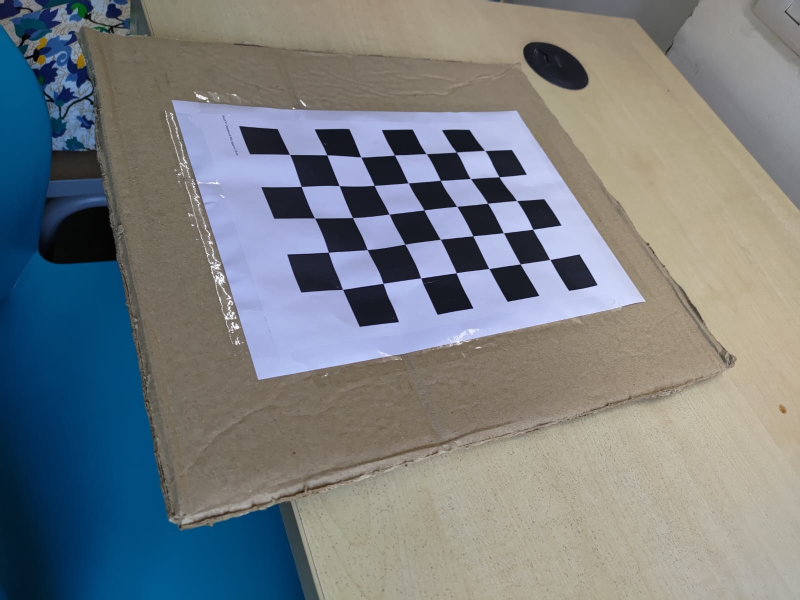
#> input picture cv assignment 2/cv_data_1/IMG-20230409-WA0001.jpg, 1600 x 1200 px (shown at 1/2 size); its folder holds 4 pictures in this run
$ python Q1.py
#> lines starting #> are read from the running program, lines starting #| are printed output that depends on the picture; after the words box and inside, x2 and y2 are one past the last pixel; in counts of white or black regions, pixels touching at a corner belong together
# %% [markdown]
# # Section 1
# # 1.1

# %%
import matplotlib.pyplot as plt
import numpy as np
import cv2
import glob
import os
import seaborn as sns
import pandas as pd
import random
import time

# %%
obj_points=np.zeros((35,3),np.float32)
obj_points[:,:2]=np.mgrid[0:7,0:5].T.reshape(-1,2)
world_points=[]
image_points=[]
for imgpath in glob.glob("cv_data_1/*.jpg"):
    img=cv2.imread(imgpath)
#> img is the input picture: shape (1200, 1600, 3); mean B, G, R 129.4, 125.9, 120.2
    gray=cv2.cvtColor(img,cv2.COLOR_BGR2GRAY)
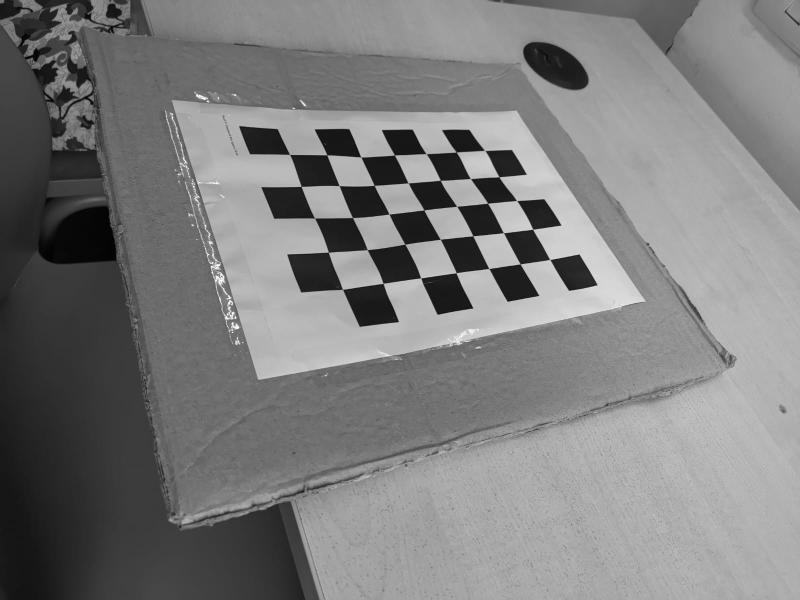
#> gray: shape (1200, 1600) (shown at 1/2 size); min 0, max 255, mean 124.6
    ret,corners=cv2.findChessboardCorners(gray,(7,5),None)
#> ret = True; corners = 35 rows, first 8: [579.6, 309.3], [654, 310.4], [722, 314.3], [789.2, 310.5], [852.7, 307.7], [912.7, 305], [969.6, 301.3], [602.7, 373.4]
    if ret==True:
        world_points.append(obj_points)
        corners=cv2.cornerSubPix(gray,corners,(9,9),(-1,-1),criteria=(cv2.TERM_CRITERIA_EPS+cv2.TERM_CRITERIA_MAX_ITER,100,0.001))
#> corners = 35 rows, first 8: [579.6, 309.3], [654.1, 310.3], [722.2, 314.4], [789.3, 310.5], [852.6, 307.7], [912.9, 304.6], [969.9, 301.4], [602.8, 373.3]
        image_points.append(corners)
        cv2.drawChessboardCorners(img,(7,5),corners,ret)
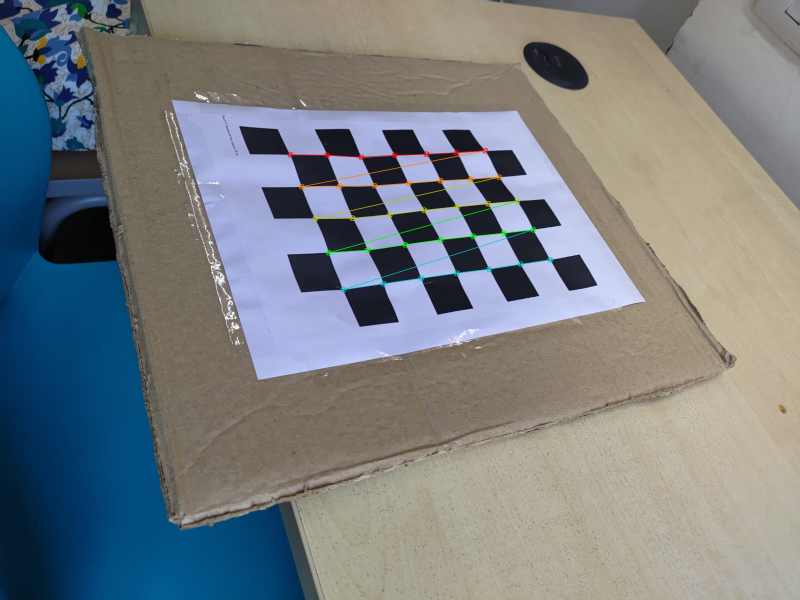
#> img: shape (1200, 1600, 3) (shown at 1/2 size); 0.7% of pixels changed, all inside (x1, y1, x2, y2) = (574, 295, 1107, 586)
        cv2.namedWindow("img",cv2.WND_PROP_FULLSCREEN)
        cv2.setWindowProperty("img",cv2.WND_PROP_FULLSCREEN,cv2.WINDOW_FULLSCREEN)
        cv2.imshow("img",img)
        cv2.waitKey(500)
        time.sleep(1)
#> pass 2 of the loop `for imgpath in glob.glob("cv_data_1/*.jpg"):`:
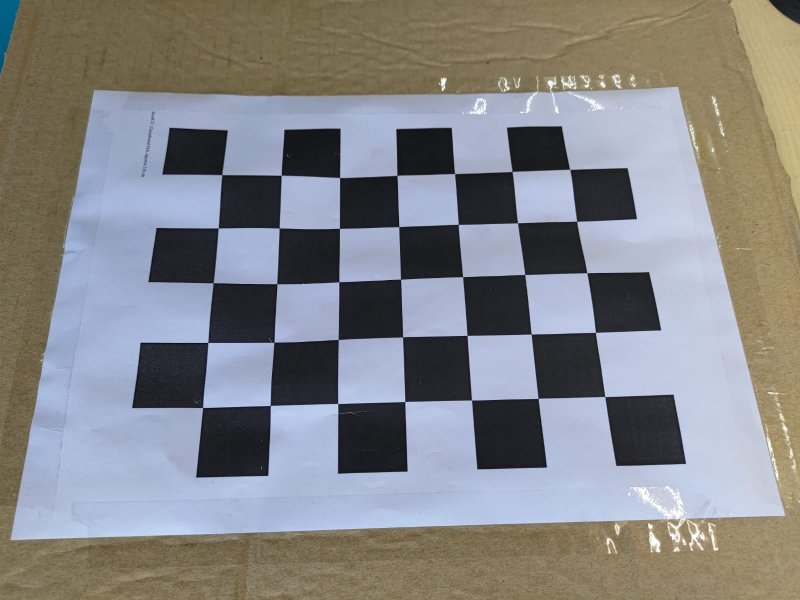
#> input picture cv assignment 2/cv_data_1/IMG-20230409-WA0002.jpg, 1600 x 1200 px (shown at 1/2 size)
#> img is the input picture: shape (1200, 1600, 3); mean B, G, R 134.5, 132.8, 132.6
#> `gray=cv2.cvtColor(img,cv2.COLOR_BGR2GRAY)`:
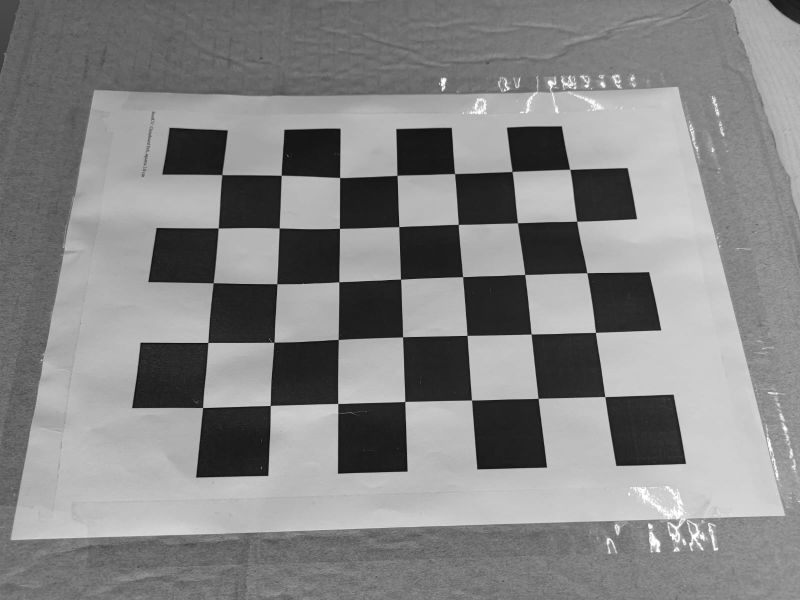
#> gray: shape (1200, 1600) (shown at 1/2 size); min 4, max 255, mean 132.9
#> `ret,corners=cv2.findChessboardCorners(gray,(7,5),None)`: corners = 35 rows, first 8: [444.5, 349.8], [562.7, 351.4], [679.6, 355.4], [794.4, 351.3], [909.6, 347.6], [1024.3, 343.5], [1139.9, 339.4], [437, 456.4]
#> `corners=cv2.cornerSubPix(gray,corners,(9,9),(-1,-1),criteria=(cv2.TERM..`: corners = 35 rows, first 8: [444.4, 349.8], [562.9, 351], [679.7, 355.5], [794.5, 351.2], [909.6, 347.6], [1024.5, 343.4], [1139.9, 339.2], [436.9, 456.5]
#> img: shape (1200, 1600, 3); 1.2% of pixels changed, all inside (x1, y1, x2, y2) = (400, 333, 1217, 823)
#> pass 3 of the loop `for imgpath in glob.glob("cv_data_1/*.jpg"):`:
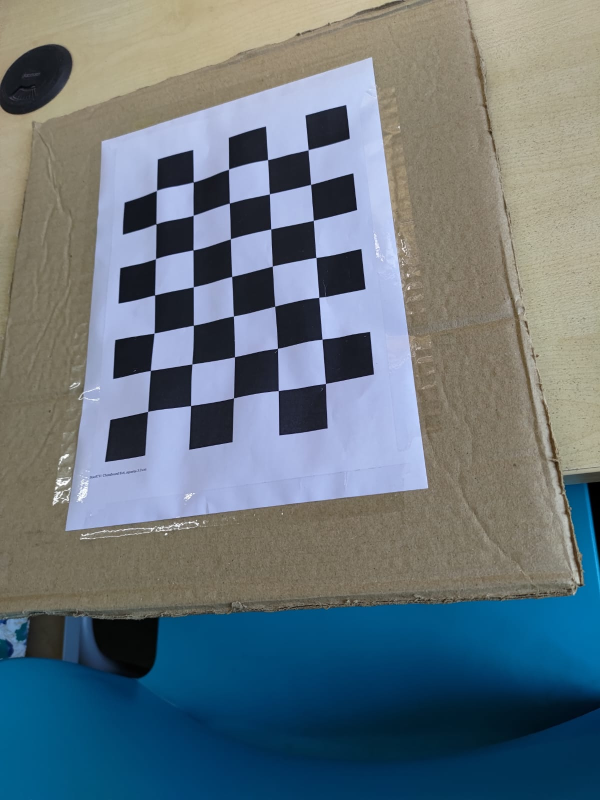
#> input picture cv assignment 2/cv_data_1/IMG-20230409-WA0003.jpg, 1200 x 1600 px (shown at 1/2 size)
#> img is the input picture: shape (1600, 1200, 3); mean B, G, R 125.5, 117.5, 103.6
#> `gray=cv2.cvtColor(img,cv2.COLOR_BGR2GRAY)`:
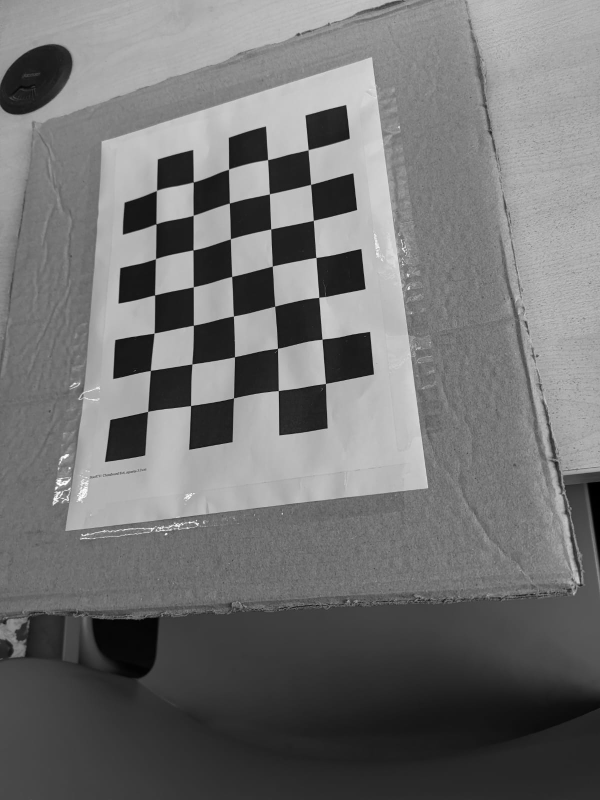
#> gray: shape (1600, 1200) (shown at 1/2 size); min 0, max 255, mean 114.3
#> `ret,corners=cv2.findChessboardCorners(gray,(7,5),None)`: corners = 35 rows, first 8: [616.7, 300.2], [621.8, 369.4], [627.2, 441.2], [632.5, 515.5], [638, 595.3], [644.6, 678.8], [651.4, 767.5], [535.7, 319.6]
#> `corners=cv2.cornerSubPix(gray,corners,(9,9),(-1,-1),criteria=(cv2.TERM..`: corners = 35 rows, first 8: [616.7, 299.9], [621.7, 369.3], [627.1, 441.3], [632.4, 515.4], [638.2, 595.2], [644.5, 678.8], [651.4, 767.4], [535.7, 319.8]
#> img: shape (1600, 1200, 3); 0.78% of pixels changed, all inside (x1, y1, x2, y2) = (290, 294, 658, 830)
#> the loop made 4 passes; the first 3 are shown
time.sleep(1)
cv2.destroyAllWindows()
ret,K,dist,rvecs,tvecs=cv2.calibrateCamera(world_points,image_points,gray.shape[::-1],None,None)
print("Intrinsic Matrix: ")
print(K)
print("Skew: ", K[0][1])
print("Focal Length: ", K[0][0], K[1][1])
print("Principal Point: ", K[0][2], K[1][2])
for i in range(len(rvecs)):
    print("For Image ", i+1, ": ")
    print("Rotation Vector: ", rvecs[i],sep="\n")
    print("Translation Vector: ", tvecs[i],sep="\n")
print("Radial Distortion Coefficients: ")
print(dist)

# %% [markdown]
# # 1.3

# %%
i=1
temp_count=0
for imgpath in glob.glob("cv_data_1/*.jpg"):
    if temp_count>=5:
        break
    temp_count+=1
    img=cv2.imread(imgpath)
    newK,_=cv2.getOptimalNewCameraMatrix(K,dist,(img.shape[1],img.shape[0]),1,(img.shape[1],img.shape[0]))
    undist=cv2.undistort(img,K,dist,None,newK)
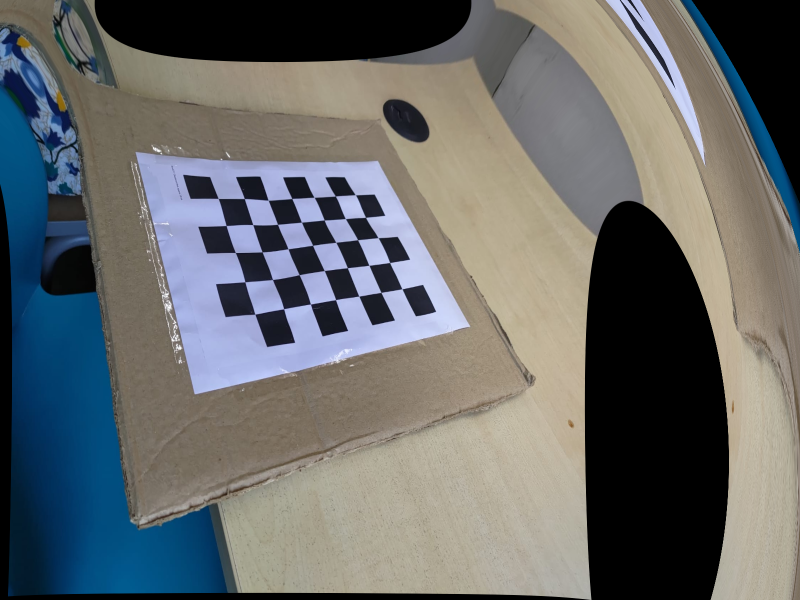
#> undist: shape (1200, 1600, 3) (shown at 1/2 size); mean B, G, R 105.9, 105.7, 102.9
    cv2.imwrite("undistorted"+str(i)+".jpg",undist)
    reimg=cv2.resize(undist,(int(undist.shape[1]*0.6),int(undist.shape[0]*0.6)))
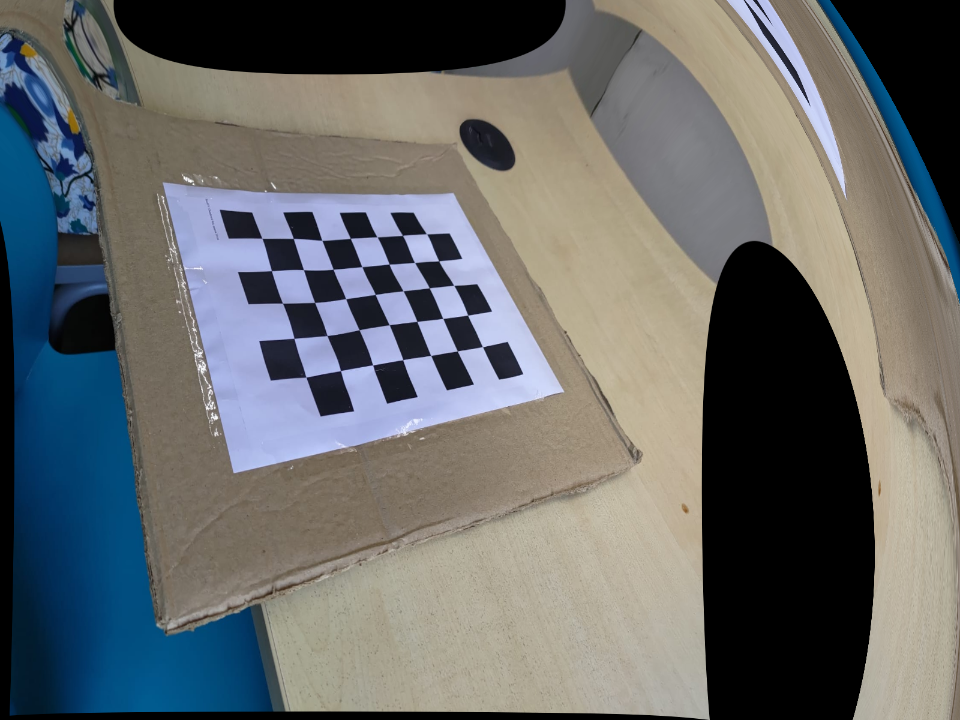
#> reimg: shape (720, 960, 3); mean B, G, R 105.8, 105.7, 102.9
    cv2.namedWindow("undistorted",cv2.WND_PROP_FULLSCREEN)
    cv2.setWindowProperty("undistorted",cv2.WND_PROP_FULLSCREEN,cv2.WINDOW_FULLSCREEN)
    cv2.imshow("undistorted",reimg)
    cv2.waitKey(500)
    time.sleep(1)
    i+=1
#> pass 2 of the loop `for imgpath in glob.glob("cv_data_1/*.jpg"):`:
#> `reimg=cv2.resize(undist,(int(undist.shape[1]*0.6),int(undist.shape[0]*..`:
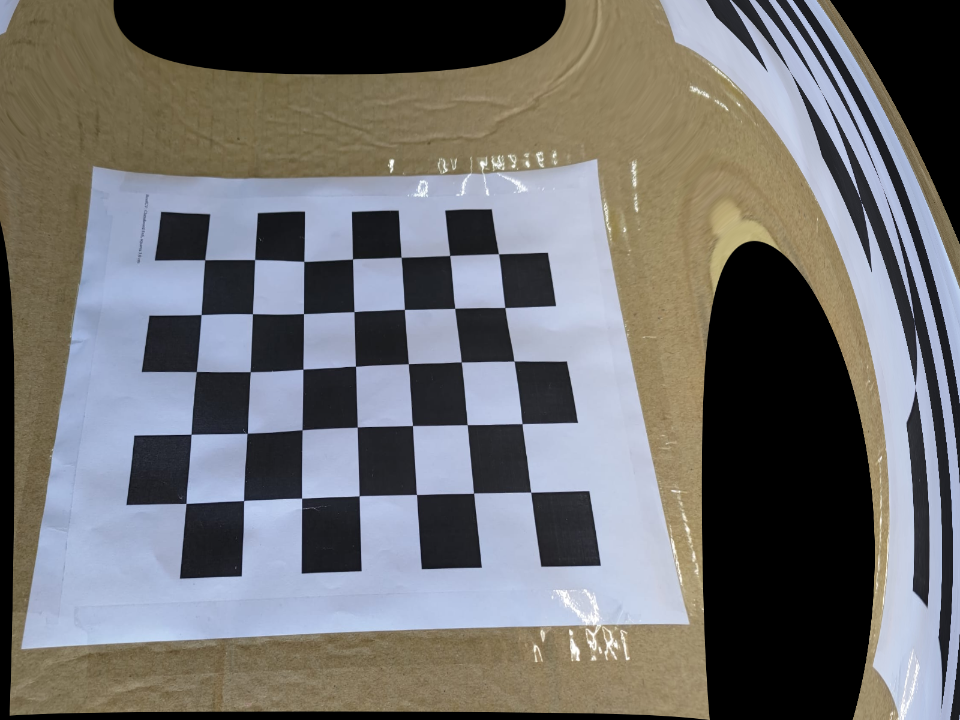
#> reimg: shape (720, 960, 3); mean B, G, R 110, 110, 110.7
#> pass 3 of the loop `for imgpath in glob.glob("cv_data_1/*.jpg"):`:
#> undist: shape (1600, 1200, 3)
#> `reimg=cv2.resize(undist,(int(undist.shape[1]*0.6),int(undist.shape[0]*..`:
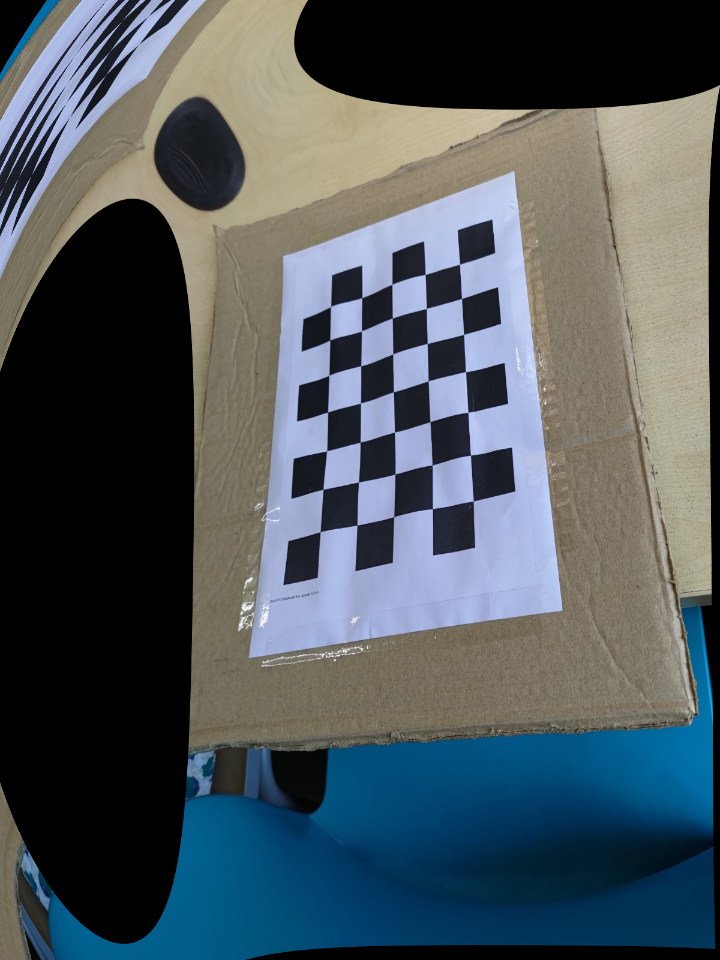
#> reimg: shape (960, 720, 3); mean B, G, R 92.1, 86.8, 76.7
#> the loop made 4 passes; the first 3 are shown
time.sleep(1)
cv2.destroyAllWindows()

# %% [markdown]
# # 1.4

# %%
reprojection_error=np.zeros((len(image_points)),np.float64)
for i in range(len(image_points)):
    points,_=cv2.projectPoints(world_points[i],rvecs[i],tvecs[i],K,dist)
    error=cv2.norm(image_points[i],points,cv2.NORM_L2)/len(points)
    reprojection_error[i]=error
print("Reprojection Error: ")
print(reprojection_error)
print("Average Reprojection Error: ", reprojection_error.mean())
print("Standard Deviation of Reprojection Error: ", reprojection_error.std())
plt.figure(figsize=(10,5))
sns.set_style("darkgrid")
#> (the run stopped early here; a loop or call above may not have finished)
